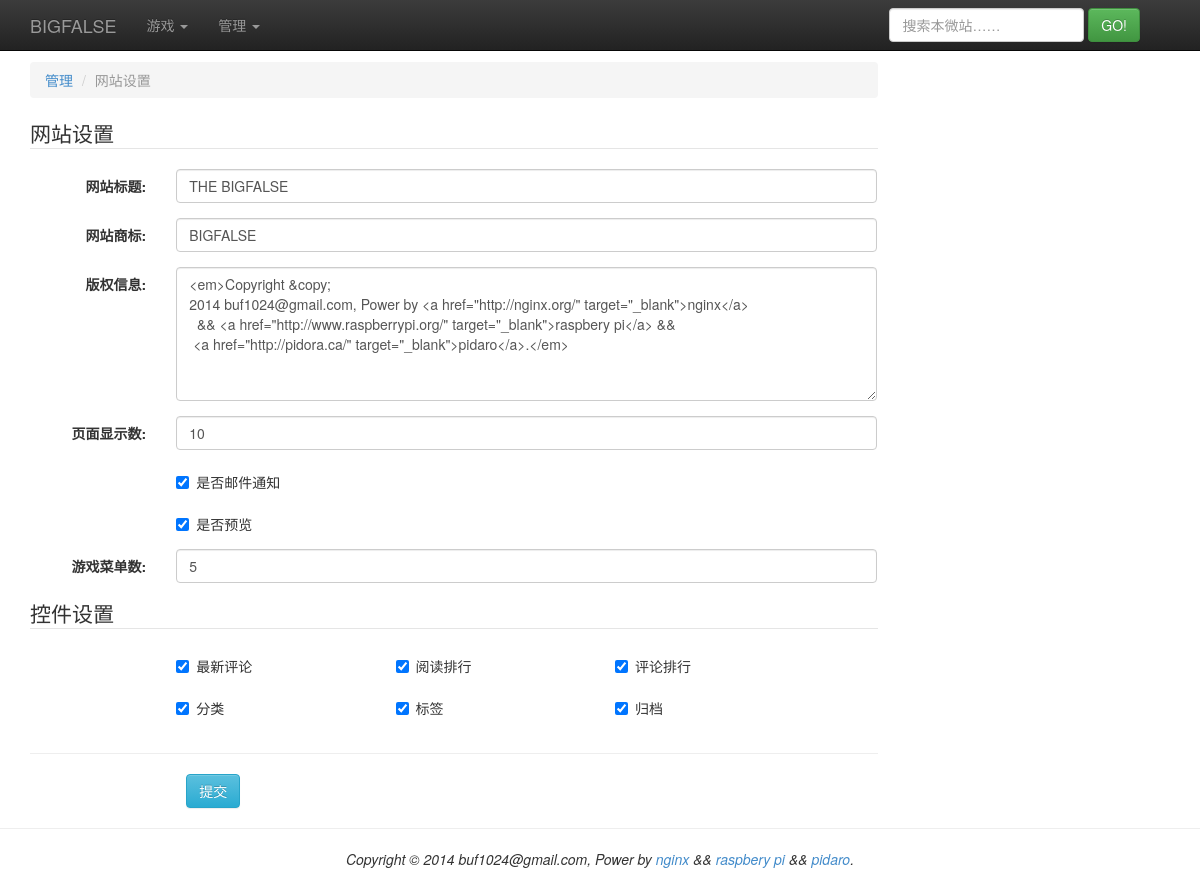
The app's page /manage/setting (signed in) with its own data.
### tinylog/models.py (models this page shows, shortened)
class Settings(models.Model):
    title = models.CharField(max_length = 128)
    brand = models.CharField(max_length = 128)
    copy_info = models.CharField(max_length = 256)
    blog_display_count = models.IntegerField()
    blog_notify = models.BooleanField()
    blog_overview = models.BooleanField()
    game_menu_count = models.IntegerField()
    create_time = models.DateTimeField()
    update_time = models.DateTimeField()

class Module(models.Model):
    name = models.CharField(max_length = 64)
    desc = models.CharField(max_length = 512, null=True)
    visiable = models.BooleanField()
    display_count = models.IntegerField()
    create_time = models.DateTimeField()
    update_time = models.DateTimeField()

### tinylog/views.py (the view)
# urls.py: url(r'^manage/setting$', 'tinylog.views.mngsetting'),
def mngsetting(req):
    r = try_redirect(req)
    if r != None:
        return r
    settings = get_settings()
    setting = settings['setting']
    d = {}
    d['extral_block'] = get_mngsetting_extral_block()
    d['header_block'] = get_header_block(setting.title + u' : 博客设置',
                                             extjs = ['/js/mngsetting.js'])
    d['nav_block'] = get_nav_block(req)
    d['content_block'] = get_mngsetting_block()
    d['footer_block'] = get_footer_block()
    t = get_template('general.html')
    c = Context(d)
    h = t.render(c)
    return HttpResponse(h)

### tinylog/util.py (called while the page is built, shortened)
def get_settings(is_force = False):
    global _g_last_time
    global _g_read_interval
    now = int(time())
    diff = now - _g_last_time
    return _g_settings

def get_header_block(webtitle, extjs = None, extcss = None):
    settings = get_settings()
    d = {}
    d['webtitle'] = webtitle
    d['mstdjss'] = settings['stdjss']
    d['mstdcss'] = settings['stdcss']
    d['mextjs'] = extjs
    d['mextcss'] = extcss
    t = get_template('header.html')
    c = Context(d)
    h = t.render(c)
    return h

def get_nav_block(req):
    settings = get_settings()
    setting = settings['setting']
    games = settings['games']
    d = {}
    d['brand'] = setting.brand
    d['games'] = games
    d['admin'] = is_admin(req)
    t = get_template('nav.html')
    c = Context(d)
    h = t.render(c)
    return h

def get_footer_block():
    settings = get_settings()
    setting = settings['setting']
    d = {}
    d['copy_info'] = setting.copy_info
    t = get_template('footer.html')
    c = Context(d)
    h = t.render(c)
    return h

def get_confirm_dialog():
    d = {}
    d['dialog_id'] = 'dialog_confirm'
    d['dialog_title_id'] = 'dialog_confirm_title'
    d['dialog_body_id'] = 'dialog_confirm_body'
    d['dialog_title'] = u'确认'
    d['dialog_body'] = u'<h2>操作不可逆，是否确定？</h2>'
    btn_no = {}
    btn_no['id'] = 'dialog_confirm_no'
    btn_no['title'] = u'取消'
    btn_yes = {}
    btn_yes['id'] = 'dialog_confirm_yes'
    btn_yes['title'] = u'确定'
    d['btns'] = [btn_no, btn_yes]
    t = get_template('dialog.html')
    c = Context(d)
    h = t.render(c)
    return h

def is_admin(req):
    return req.user.is_authenticated()

def try_redirect(req = None):
    if is_admin(req) == False:
        return HttpResponseRedirect('/manage/admin')
    return None

### tinylog/util_setting.py (called while the page is built)
def get_mngsetting_block():
    settings = get_settings()
    setting = settings['setting']
    d = {}
    d['setting'] = setting
    modules = Module.objects.all().order_by('id')
    l = len(modules)
    lst = []
    if l > 0:
        lst_tmp = []
        for i in range(l):
            module = modules[i]
            lst_tmp.append(module)
            if (i + 1) % 3 == 0:
                lst.append(lst_tmp)
                lst_tmp = []
        if len(lst_tmp) > 0:
            lst.append(lst_tmp)
    d['modules'] = lst
    t = get_template('mngsetting.html')
    c = Context(d)
    h = t.render(c)
    return h

def get_mngsetting_extral_block():
    h = get_confirm_dialog()
    return h

### template/nav.html (shortened to what this page needs)
<div class="navbar navbar-inverse navbar-fixed-top" role="navigation">
  <div class="container">
    <div class="navbar-header">
      <a class="navbar-brand" href="/">{{ brand }}</a>
    </div>
    <div class="navbar-collapse collapse">
      <ul class="nav navbar-nav">
        {% if games %}
        <li class="dropdown">
          <a class="dropdown-toggle" data-toggle="dropdown" href="#">
            游戏 <span class="caret"></span>
          </a>
        </li>
        {% endif %}
        {% if admin %}
        <li class="dropdown">
          <a class="dropdown-toggle" data-toggle="dropdown" href="#">
            管理 <span class="caret"></span>
          </a>
        </li>
        {% else %}
        <li><a href="/manage/admin">管理</a></li>
        {% endif %}
      </ul>
      <form class="navbar-form navbar-right" role="search" method="get" action="/search">
        <div class="form-group">
          <input type="text" id="search_text" class="form-control" name="navq" placeholder="搜索本微站……">
        </div>
        <button type="submit" id="search_go" class="btn btn-success">GO!</button>
      </form>
    </div>
  </div>
</div>

### template/mngsetting.html
<div class="col-sm-9">
  <ol class="breadcrumb">
    <li><a href="#">管理</a></li>
    <li class="active">网站设置</li>
  </ol>
  <form class="form-horizontal" role="form">
    <fieldset>
      <legend>网站设置</legend>
      <div class="form-group">
        <label class="control-label col-sm-2" for="setting_opt_title">网站标题: </label>
        <div class="col-sm-10">
          <input type="text"  class="form-control" id="setting_opt_title" value="{{ setting.title }}" placeholder="网站标题">
        </div>
      </div>
      <div class="form-group">
        <label class="control-label col-sm-2" for="setting_opt_brand">网站商标: </label>
        <div class="col-sm-10">
          <input type="text"  class="form-control" id="setting_opt_brand" value="{{ setting.brand }}" placeholder="网站商标">
        </div>
      </div>
      <div class="form-group">
        <label class="control-label col-sm-2" for="setting_opt_copy_info">版权信息: </label>
        <div class="col-sm-10">
          <textarea class="form-control" id="setting_opt_copy_info" placeholder="版权信息(HTML)" rows="6">{{ setting.copy_info }}</textarea>
        </div>
      </div>
      <div class="form-group">
        <label class="control-label col-sm-2" for="setting_opt_display_count">页面显示数: </label>
        <div class="col-sm-10">
          <input type="text"  class="form-control" id="setting_opt_display_count" value="{{ setting.blog_display_count }}" placeholder="页面显示数">
        </div>
      </div>
      <div class="form-group">
        <div class="col-sm-offset-2 col-sm-10">
          <div class="checkbox">
            <label>
            {% if setting.blog_notify %}
              <input id="setting_opt_notify" checked="checked" type="checkbox"> 是否邮件通知
            {% else %}
              <input id="setting_opt_notify" type="checkbox"> 是否邮件通知
            {% endif %}
            </label>
          </div>
        </div>
      </div>
      <div class="form-group">
        <div class="col-sm-offset-2 col-sm-10">
          <div class="checkbox">
            <label>
            {% if setting.blog_overview %}
              <input id="setting_opt_overview" checked="checked" type="checkbox"> 是否预览
            {% else %}
              <input id="setting_opt_overview" type="checkbox"> 是否预览
            {% endif %}
            </label>
          </div>
        </div>
      </div>
      <div class="form-group">
        <label class="control-label col-sm-2" for="setting_opt_game_menu_count">游戏菜单数: </label>
        <div class="col-sm-10">
          <input type="text"  class="form-control" id="setting_opt_game_menu_count" value={{ setting.game_menu_count }} placeholder="游戏菜单数">
        </div>
      </div>
    </fieldset>
    {% if modules %}
    <fieldset>
      <legend>控件设置</legend>
      {% for module in modules %}
      <div class="form-group">
        <div class="col-sm-2"> </div>
        {% for submodule in module %}
        <div class="col-sm-3">
          <div class="checkbox">
            <label>
              {% if submodule.visiable %}
              <input type="checkbox" checked="checked" id="setting_opt_module_{{submodule.id}}" data="{{submodule.id}}"> {{submodule.name}}
              {% else %}
              <input type="checkbox" id="setting_opt_module_{{submodule.id}}" data="{{submodule.id}}"> {{submodule.name}}
              {% endif %}
            </label>
          </div>
        </div>
        {% endfor %}
      </div>
      {% endfor %}
    </fieldset>
    {% endif %}
  </form>
  <hr>
  <div class="form-group">
    <div class="col-sm-offset-2 col-sm-10">
      <button id="setting_opt_submit" class="btn btn-info" data="{{setting.id}}">提交</button>
    </div>
  </div>
</div>
<div class="col-sm-3"></div>

### template/footer.html
<footer>
  <div class="text-center-align">
  	<p>{{ copy_info|safe }}</p>
	</div>
</footer>

### static/css/bigfalse.css (style rules this page uses)
.text-center-align { text-align: center; }

### records on screen
Settings: brand "BIGFALSE", title "THE BIGFALSE", copy_info "<em>Copyright &copy; 2014 buf1024@gmail.com, Power by <a href=\"http://nginx.org/\" target=\"_blank\">nginx</a> && <a href=\"http://www.raspberrypi.org/\" target=\"_blank\">raspbery pi</a> && <a href=\"http://pidora.ca/\" target=\"_blank\">pidaro</a>.</em>", blog_display_count "10", game_menu_count "5", copy_info "Copyright © 2014 buf1024@gmail.com, Power by nginx && raspbery pi && pidaro ."
Module: name "最新评论"
Module: name "阅读排行"
Module: name "评论排行"
Module: name "分类"
Module: name "标签"
Module: name "归档"
